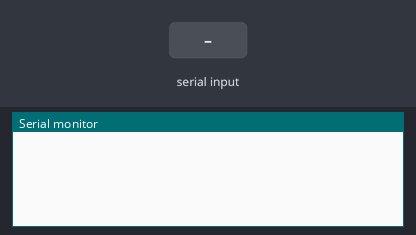
A sketch run on a simulated ATtiny85, built with avr-gcc and run on an emulated ATtiny85. Shown: the last lines printed to the serial monitor. The inputs (shaded band) are chosen by the test bench.

Above: at 1.2 s.
1.3 s: "90,45\n" received over Serial
At 2.7 s:
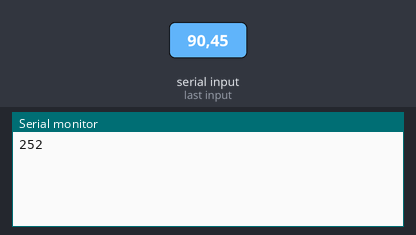
4.3 s: byte 76 (76) received over Serial
At 7.1 s:
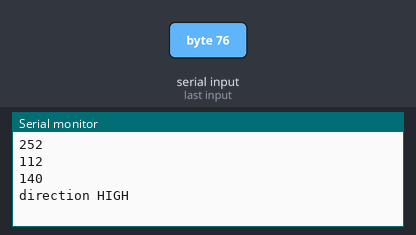
7.3 s: byte 82 (82) received over Serial
At 7.8 s:
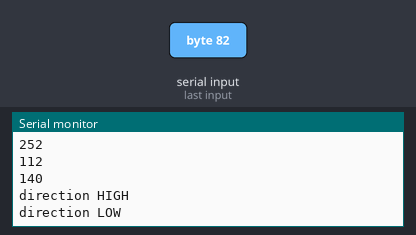
8.8 s: "30,150\n" received over Serial
At 11.0 s:
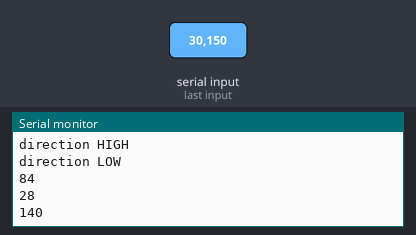
Timing chart, 0 to 11.3 s (numbered marks = the images above; inputs shaded):
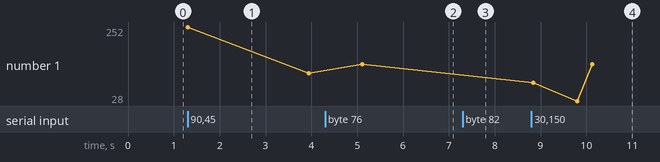

The sketch:

A4988_step01.ino
```cpp
const int STEP = 7;
const int DIR = 8;
const int LED =13;
int incomingByte = 0;


void setup() {
  Serial.begin(9600);
  // initialize digital pin LED_BUILTIN as an output.
  pinMode(STEP, OUTPUT);
  pinMode(DIR, OUTPUT);
  pinMode(LED, OUTPUT);

  digitalWrite(LED, LOW);
  digitalWrite(STEP, LOW);
  digitalWrite(DIR, LOW);
}

void loop() {
  delay(20);
  incomingByte = Serial.read();
  digitalWrite(LED, HIGH);
  //Serial.println(incomingByte, DEC);
  int i;
  if(incomingByte==76) {
    digitalWrite(DIR, HIGH);
    Serial.println("direction HIGH");
  }
  if(incomingByte==82) {
    digitalWrite(DIR, LOW);
    Serial.println("direction LOW");
  }
  if(incomingByte>48 && incomingByte<58) {
    int cnt=(incomingByte-48)*28;
    Serial.println(cnt);
    for(i=0;i<cnt;i++) {
      digitalWrite(STEP, HIGH);
      delay(10);
      digitalWrite(STEP, LOW);
    }
  }
  delay(20);
  digitalWrite(LED, LOW);
}
```

Measured:
- after the input at 1.3 s, the serial monitor: prints a new line at once (image 1)
- after the input at 4.3 s, the serial monitor: prints a new line after 2.3 s (image 2)
- after the input at 7.3 s, the serial monitor: prints a new line at once (image 3)
- after the input at 8.8 s, the serial monitor: prints a new line at once (image 4)
